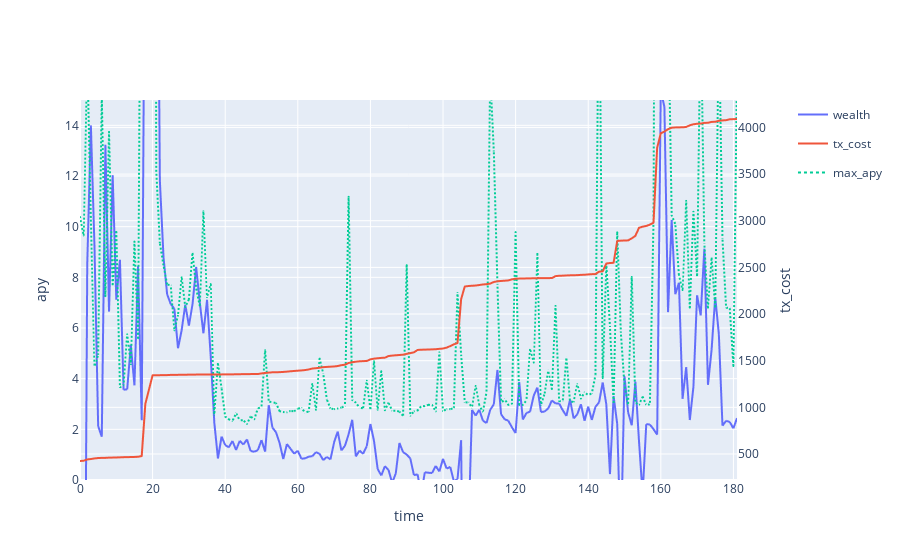

Notebook code for this chart:
### Code cell
backtest['pnl']["tx_cost"].iloc[0] = 0.001
cum_tx_cost = backtest['pnl']["tx_cost"].cumsum()
apy = (backtest['pnl']['wealth'] / backtest['pnl']['wealth'].shift(1) -1)*365/1*100
max_apy = backtest['full_apy'].max(axis=1)*100*(1-parameter_grid["base_buffer"])
max_apy.name = 'max_apy'

subfig = make_subplots(specs=[[{"secondary_y": True}]])

# create two independent figures with px.line each containing data from multiple columns
fig = px.line(apy,render_mode="webgl",)
fig3 = px.line(max_apy, render_mode="webgl")
fig3.update_traces(line={"dash": 'dot'})
fig2 = px.line(cum_tx_cost, render_mode="webgl",)
fig2.update_traces(yaxis="y2")
subfig.add_traces(fig.data + fig2.data + fig3.data)
subfig.layout.xaxis.title = "time"
subfig.layout.yaxis.title = "apy"
subfig.layout.yaxis.range = [0, 15]
subfig.layout.yaxis2.title = "tx_cost"

# recoloring is necessary otherwise lines from fig und fig2 would share each color
# e.g. Linear-, Log- = blue; Linear+, Log+ = red... we don't want this
subfig.for_each_trace(lambda t: t.update(line=dict(color=t.marker.color)))
subfig.show()

print(filename)
apy.mean(), max_apy.mean()

### Figure 1 — Plotly figure (JSON) as saved in the notebook; plotly's stock layout.template omitted (floating-point values rounded to 4 significant figures; data arrays with more than 128 entries replaced by an {"elided": "..."} marker saying what was removed)
{"data": [{"hovertemplate": "variable=wealth<br>index=%{x}<br>value=%{y}<extra></extra>", "legendgroup": "wealth", "line": {"dash": "solid"}, "marker": {"symbol": "circle"}, "mode": "lines", "name": "wealth", "showlegend": true, "type": "scattergl", "x": {"elided": "182 int values"}, "xaxis": "x", "y": {"elided": "182 float values"}, "yaxis": "y"}, {"hovertemplate": "variable=tx_cost<br>index=%{x}<br>value=%{y}<extra></extra>", "legendgroup": "tx_cost", "line": {"dash": "solid"}, "marker": {"symbol": "circle"}, "mode": "lines", "name": "tx_cost", "showlegend": true, "type": "scattergl", "x": {"elided": "182 int values"}, "xaxis": "x", "y": {"elided": "182 float values"}, "yaxis": "y2"}, {"hovertemplate": "variable=max_apy<br>index=%{x}<br>value=%{y}<extra></extra>", "legendgroup": "max_apy", "line": {"dash": "dot"}, "marker": {"symbol": "circle"}, "mode": "lines", "name": "max_apy", "showlegend": true, "type": "scattergl", "x": {"elided": "182 int values"}, "xaxis": "x", "y": {"elided": "182 float values"}, "yaxis": "y"}], "layout": {"xaxis": {"anchor": "y", "domain": [0, 0.94], "title": {"text": "time"}}, "yaxis": {"anchor": "x", "domain": [0, 1], "range": [0, 15], "title": {"text": "apy"}}, "yaxis2": {"anchor": "x", "overlaying": "y", "side": "right", "title": {"text": "tx_cost"}}}}
